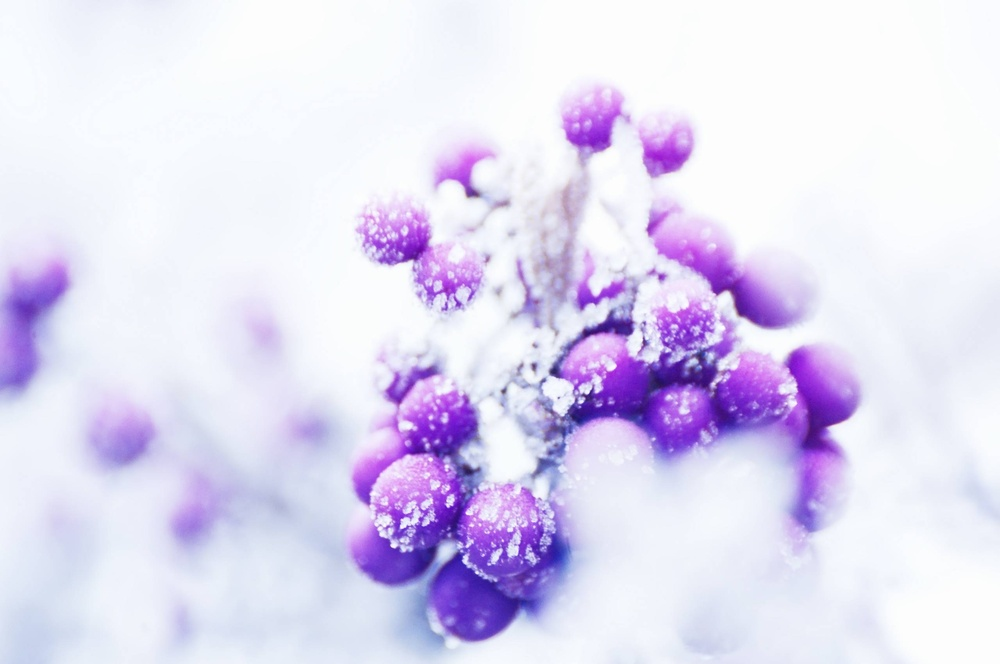
//> input picture opencv_cl_sample_code/MatUMat/image.jpg, 1000 x 664 px, shrunk from 2560 x 1700 before the run
$ ./UMat   (built with g++ and OpenCV 4)
//> lines starting //> are read from the running program, lines starting //| are printed output that depends on the picture; after the words box and inside, x2 and y2 are one past the last pixel; in counts of white or black regions, pixels touching at a corner belong together
#include <time.h>
#include <iostream>
#include "opencv2/opencv.hpp"
#include <opencv2/core/ocl.hpp>
using namespace std;
using namespace cv;

int main(int argc, char** argv)
{
    if (!cv::ocl::haveOpenCL())
    {
        cout << "OpenCL is not available..." << endl;
        //return;
    }

    UMat img, gray;
    imread("image.jpg", IMREAD_COLOR).copyTo(img);
//> img is the input picture: 664 rows x 1000 cols, CV_8UC3; mean B, G, R 243.8, 219.3, 225.7

    clock_t begin = clock();
    cvtColor(img, gray, COLOR_BGR2GRAY);
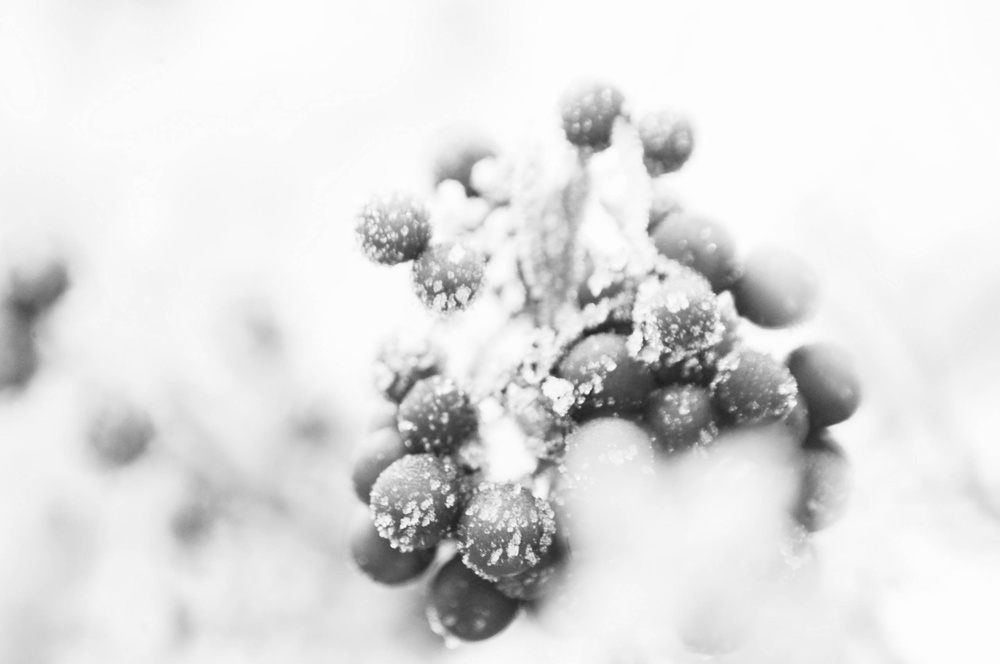
//> gray: 664 rows x 1000 cols, CV_8UC1; min 31, max 255, mean 224.1
    GaussianBlur(gray, gray,Size(7, 7), 1.5);
    Canny(gray, gray, 0, 50);
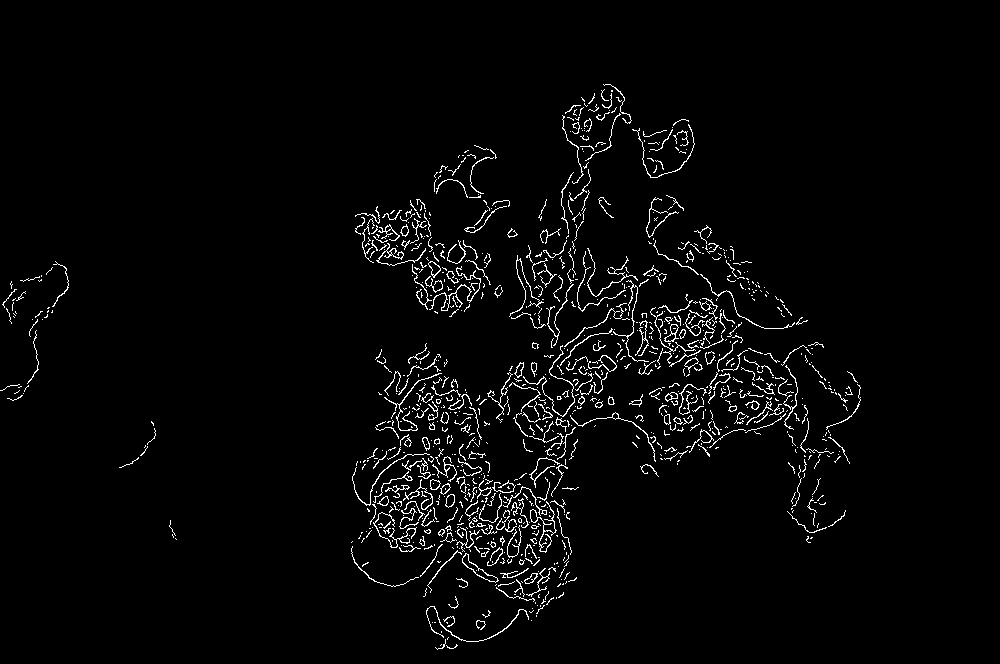
//> gray: 664 rows x 1000 cols, CV_8UC1; 2.8% white in thin lines or dots, all inside (x1, y1, x2, y2) = (0, 84, 861, 650)
    clock_t end = clock();
    double time_spent = (double)(end - begin) / CLOCKS_PER_SEC;

    cout << time_spent << endl;

    imshow("edges", gray);
    waitKey();
    return 0;
}
